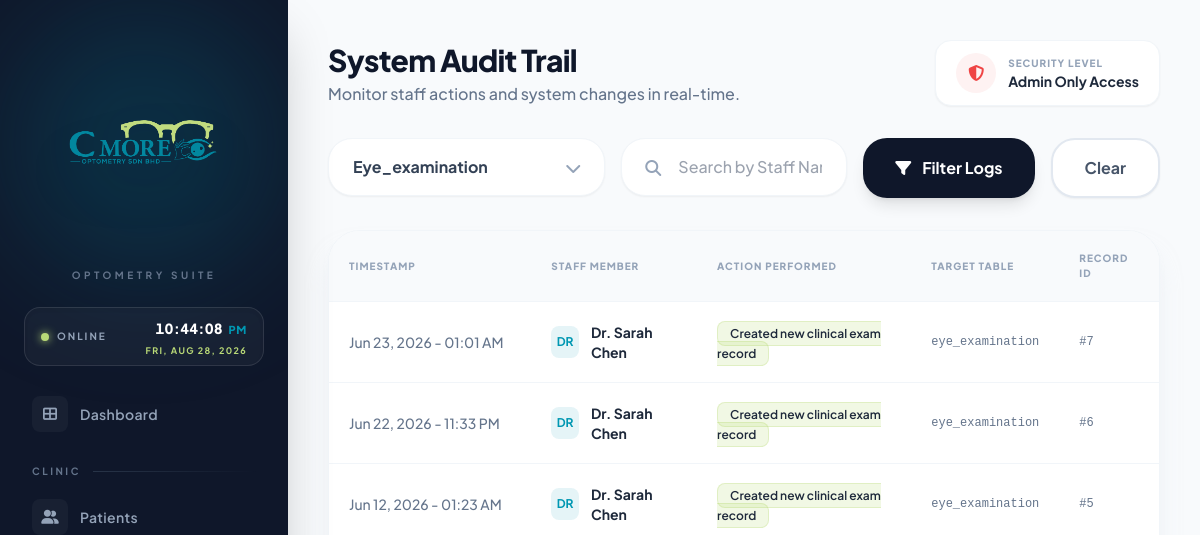
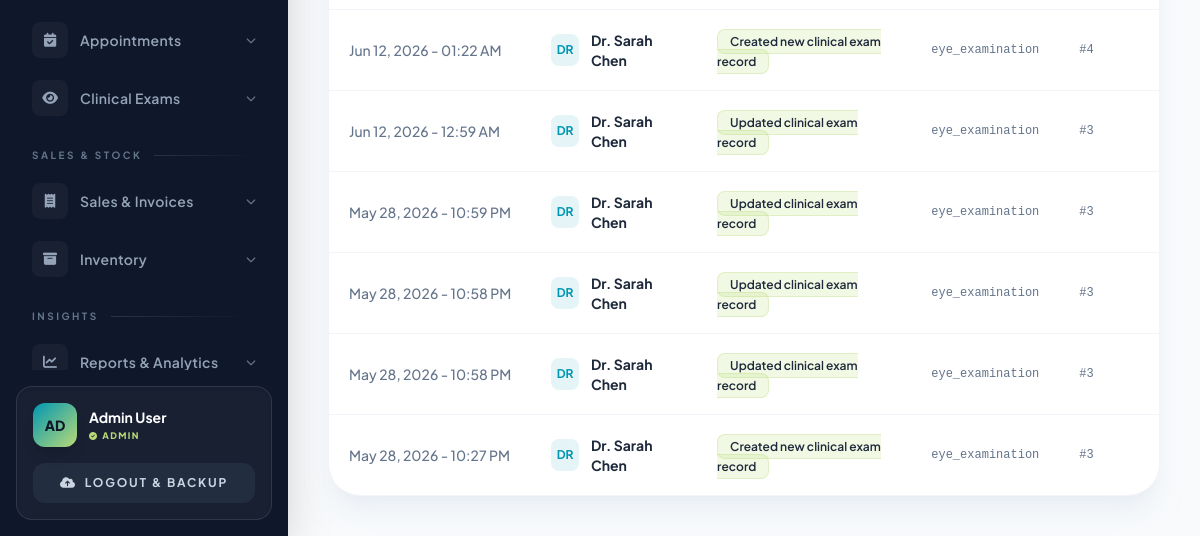
The app's page /audit_trail.php?filter=eye_examination (signed in), older data (2 pictures, top to bottom).
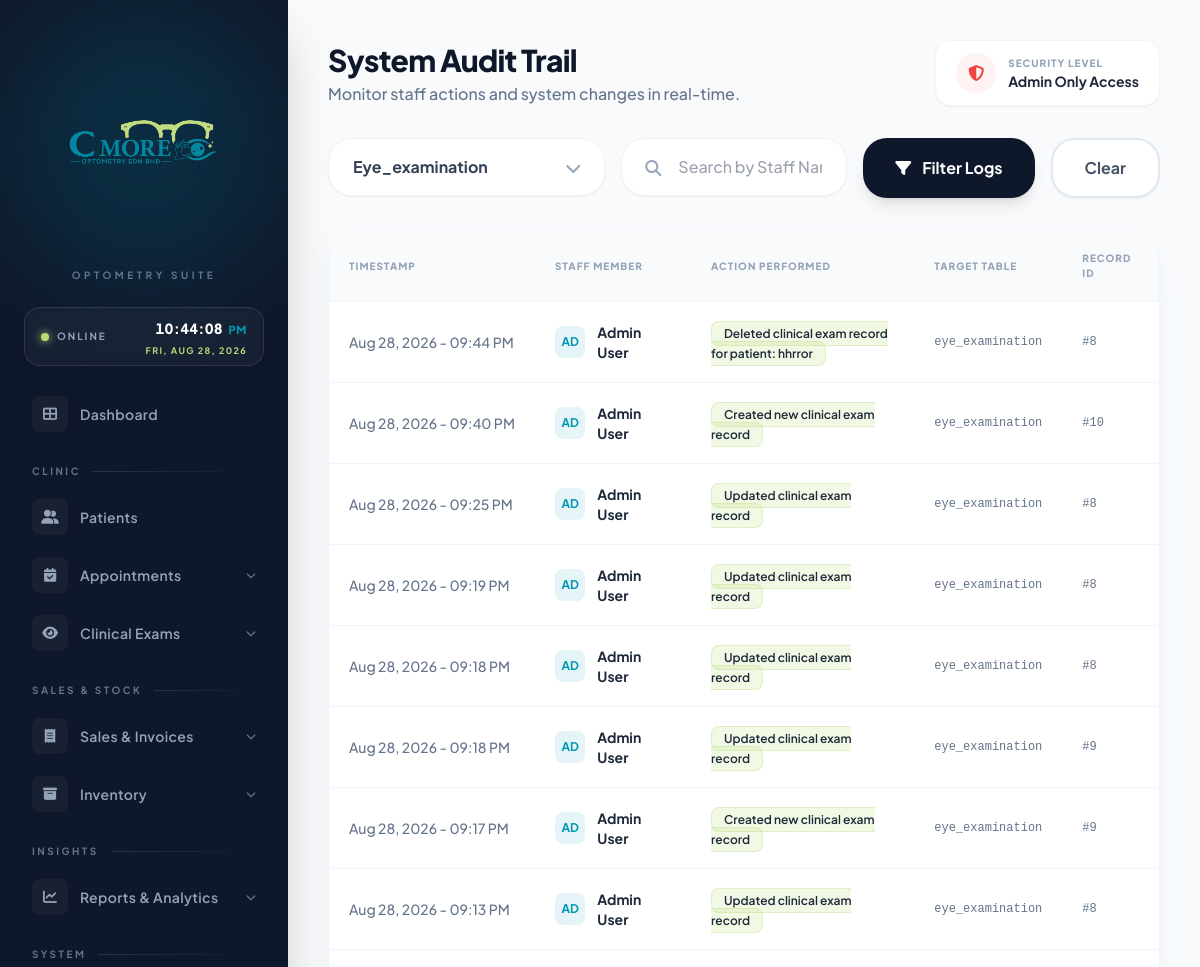
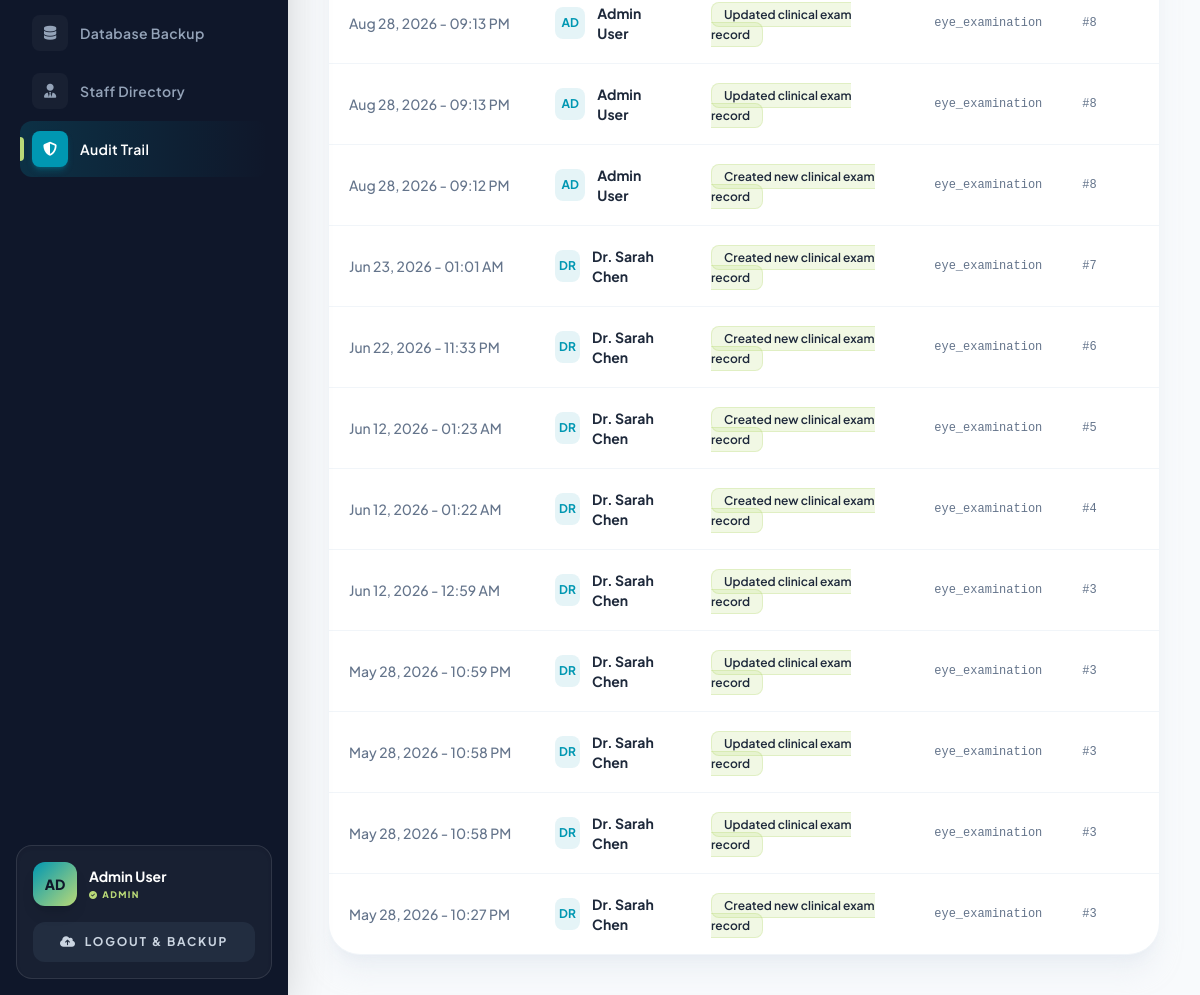
The same page, newer data (2 pictures, top to bottom).
### tables this page shows
CREATE TABLE `audit_log` (
  `LOG_ID` int(11) NOT NULL AUTO_INCREMENT,
  `USER_ID` int(11) NOT NULL,
  `ACTION` varchar(255) NOT NULL,
  `TABLE_NAME` varchar(100) DEFAULT NULL,
  `RECORD_ID` int(11) DEFAULT NULL,
  `CREATED_AT` timestamp NOT NULL DEFAULT current_timestamp(),
  PRIMARY KEY (`LOG_ID`)
);

CREATE TABLE `user` (
  `USER_ID` int(11) NOT NULL AUTO_INCREMENT,
  `NAME` varchar(100) NOT NULL,
  `EMAIL` varchar(100) NOT NULL,
  `PASSWORD` varchar(255) NOT NULL,
  `ROLE` varchar(50) NOT NULL,
  `FIRST_LOGIN_OTP` tinyint(1) DEFAULT 1,
  PRIMARY KEY (`USER_ID`),
  UNIQUE KEY `EMAIL` (`EMAIL`)
);

### audit_trail.php (the view, shortened to what the changed rows need)
<?php
include('config.php');
$filter = isset($_GET['filter']) ? mysqli_real_escape_string($conn, $_GET['filter']) : '';
$where_clauses = [];
if (!empty($filter)) {
    $where_clauses[] = "a.TABLE_NAME = '$filter'";
}
$where_sql = count($where_clauses) > 0 ? "WHERE " . implode(" AND ", $where_clauses) : "";
$query = "SELECT a.*, u.NAME
          FROM audit_log a
          LEFT JOIN user u ON a.USER_ID = u.USER_ID
          $where_sql
          ORDER BY a.CREATED_AT DESC
          LIMIT 200";
$result = mysqli_query($conn, $query);
?>
<!DOCTYPE html>
<html lang="en">
<head>
    <script src="https://cdn.tailwindcss.com"></script>
    <link rel="stylesheet" href="https://cdnjs.cloudflare.com/ajax/libs/font-awesome/6.0.0/css/all.min.css">
</head>
<body class="bg-[#f8fafc] text-slate-900 flex h-screen overflow-hidden">
    <?php include('sidebar.php'); ?>
    <main class="flex-1 ml-72 h-screen overflow-y-auto p-10">
        <div class="mb-8 flex justify-between items-end">
            <div>
                <h1 class="text-3xl font-black tracking-tight text-slate-900">System Audit Trail</h1>
            </div>
        </div>
        <div class="bg-white rounded-[2rem] shadow-xl shadow-slate-200/50 border border-slate-100 overflow-hidden">
            <div class="overflow-x-auto">
                <table class="w-full text-left border-collapse">
                    <thead>
                        <tr class="bg-slate-50 text-[10px] uppercase tracking-widest text-slate-400 border-b border-slate-100">
                            <th class="p-5 font-black">Timestamp</th>
                            <th class="p-5 font-black">Staff Member</th>
                            <th class="p-5 font-black">Action Performed</th>
                            <th class="p-5 font-black">Target Table</th>
                            <th class="p-5 font-black">Record ID</th>
                        </tr>
                    </thead>
                    <tbody class="divide-y divide-slate-100 text-sm font-medium">
                        <?php if (mysqli_num_rows($result) > 0): ?>
                            <?php while ($row = mysqli_fetch_assoc($result)): ?>
                                <tr class="hover:bg-slate-50/50 transition">
                                    <td class="p-5 text-slate-500 whitespace-nowrap">
                                        <?php echo date('M d, Y - h:i A', strtotime($row['CREATED_AT'])); ?>
                                    </td>
                                    <td class="p-5">
                                        <div class="flex items-center space-x-3">
                                            <div class="w-8 h-8 rounded-lg bg-[#0097B2]/10 text-[#0097B2] flex items-center justify-center font-bold text-xs">
                                                <?php echo $row['NAME'] ? strtoupper(substr($row['NAME'], 0, 2)) : '??'; ?>
                                            </div>
                                            <span class="font-bold text-slate-800">
                                                <?php echo htmlspecialchars($row['NAME'] ?? 'System / Unknown'); ?>
                                            </span>
                                        </div>
                                    </td>
                                    <td class="p-5">
                                        <span class="bg-[#B9D977]/20 text-slate-800 py-1 px-3 rounded-lg font-semibold text-xs border border-[#B9D977]/30">
                                            <?php echo htmlspecialchars($row['ACTION']); ?>
                                        </span>
                                    </td>
                                    <td class="p-5 text-slate-500 font-mono text-xs">
                                        <?php echo $row['TABLE_NAME'] ? htmlspecialchars($row['TABLE_NAME']) : '<span class="text-slate-300">N/A</span>'; ?>
                                    </td>
                                    <td class="p-5 text-slate-500 font-mono text-xs">
                                        <?php echo $row['RECORD_ID'] ? '#' . htmlspecialchars($row['RECORD_ID']) : '<span class="text-slate-300">N/A</span>'; ?>
                                    </td>
                                </tr>
                            <?php endwhile; ?>
                        <?php endif; ?>
                    </tbody>
                </table>
            </div>
        </div>
    </main>
</body>
</html>

### sidebar.php (shortened to what the changed rows need)
<link rel="stylesheet" href="https://cdnjs.cloudflare.com/ajax/libs/font-awesome/6.4.0/css/all.min.css">
<aside class="w-72 bg-[#0f172a] text-slate-300 flex flex-col fixed h-full shadow-2xl z-50 overflow-hidden">
    <nav class="relative flex-1 px-5 pb-2 space-y-0.5 overflow-y-auto overflow-x-hidden custom-scrollbar">
        <?php
        $current = basename($_SERVER['PHP_SELF']);
        $user_role = !empty($_SESSION['ROLE']) ? $_SESSION['ROLE'] : 'Unassigned';
        function nav_item($link, $icon, $label, $current) {
            $active = ($current == $link);
            $wrap = $active
                ? 'bg-gradient-to-r from-[#0097B2]/20 to-transparent text-white'
                : 'text-slate-400 hover:text-white hover:bg-white/[0.04]';
            $bar  = $active ? "<span class='absolute left-0 top-1/2 -translate-y-1/2 h-6 w-1 rounded-r-full bg-[#B9D977]'></span>" : '';
            $chip = $active
                ? 'bg-[#0097B2] text-white shadow-md shadow-[#0097B2]/30'
                : 'bg-white/[0.04] text-slate-400 group-hover:text-[#B9D977] group-hover:bg-white/[0.08]';
            echo "
            <a href='$link' class='relative flex items-center gap-3 px-3 py-2.5 rounded-xl transition-all duration-200 group $wrap'>
                $bar
                <span class='flex items-center justify-center w-9 h-9 rounded-lg $chip transition-colors'><i class='$icon text-sm'></i></span>
                <span class='text-sm font-semibold tracking-wide'>$label</span>
            </a>";
        }
        function nav_section($label) {
            echo "
            <div class='flex items-center gap-3 px-3 pt-5 pb-2'>
                <span class='text-[10px] uppercase tracking-[0.25em] font-bold text-slate-500 select-none'>$label</span>
                <span class='flex-1 h-px bg-gradient-to-r from-slate-700/70 to-transparent'></span>
            </div>";
        }
        nav_item('directory.php', 'fa-solid fa-table-cells-large', 'Dashboard', $current);
        nav_section('Clinic');
        if ($user_role === 'Admin') {
            nav_item('audit_trail.php', 'fa-solid fa-shield-halved', 'Audit Trail', $current);
        }
        ?>
    </nav>
</aside>

Row changes from the older to the newer data that the page shows:
added audit_log: CREATED_AT "Aug 28, 2026 - 09:44 PM", USER_ID.NAME "AD", USER_ID.NAME "Admin User", ACTION "Deleted clinical exam record for patient: hhrror", TABLE_NAME "eye_examination", RECORD_ID "8"
added audit_log: CREATED_AT "Aug 28, 2026 - 09:40 PM", USER_ID.NAME "AD", USER_ID.NAME "Admin User", ACTION "Created new clinical exam record", TABLE_NAME "eye_examination", RECORD_ID "10"
added audit_log: CREATED_AT "Aug 28, 2026 - 09:25 PM", USER_ID.NAME "AD", USER_ID.NAME "Admin User", ACTION "Updated clinical exam record", TABLE_NAME "eye_examination", RECORD_ID "8"
added audit_log: CREATED_AT "Aug 28, 2026 - 09:19 PM", USER_ID.NAME "AD", USER_ID.NAME "Admin User", ACTION "Updated clinical exam record", TABLE_NAME "eye_examination", RECORD_ID "8"
added audit_log: CREATED_AT "Aug 28, 2026 - 09:18 PM", USER_ID.NAME "AD", USER_ID.NAME "Admin User", ACTION "Updated clinical exam record", TABLE_NAME "eye_examination", RECORD_ID "8"
added audit_log: CREATED_AT "Aug 28, 2026 - 09:18 PM", USER_ID.NAME "AD", USER_ID.NAME "Admin User", ACTION "Updated clinical exam record", TABLE_NAME "eye_examination", RECORD_ID "9"
added audit_log: CREATED_AT "Aug 28, 2026 - 09:17 PM", USER_ID.NAME "AD", USER_ID.NAME "Admin User", ACTION "Created new clinical exam record", TABLE_NAME "eye_examination", RECORD_ID "9"
added audit_log: CREATED_AT "Aug 28, 2026 - 09:13 PM", USER_ID.NAME "AD", USER_ID.NAME "Admin User", ACTION "Updated clinical exam record", TABLE_NAME "eye_examination", RECORD_ID "8"
added audit_log: CREATED_AT "Aug 28, 2026 - 09:13 PM", USER_ID.NAME "AD", USER_ID.NAME "Admin User", ACTION "Updated clinical exam record", TABLE_NAME "eye_examination", RECORD_ID "8"
added audit_log: CREATED_AT "Aug 28, 2026 - 09:13 PM", USER_ID.NAME "AD", USER_ID.NAME "Admin User", ACTION "Updated clinical exam record", TABLE_NAME "eye_examination", RECORD_ID "8"
added audit_log: CREATED_AT "Aug 28, 2026 - 09:12 PM", USER_ID.NAME "AD", USER_ID.NAME "Admin User", ACTION "Created new clinical exam record", TABLE_NAME "eye_examination", RECORD_ID "8"
Text that changed along with them:
$label: "Dashboard Patients" → "Dashboard Patients Database Backup Staff Directory Audit Trail"
$label: "CLINIC SALES & STOCK INSIGHTS" → "CLINIC SALES & STOCK INSIGHTS SYSTEM"
